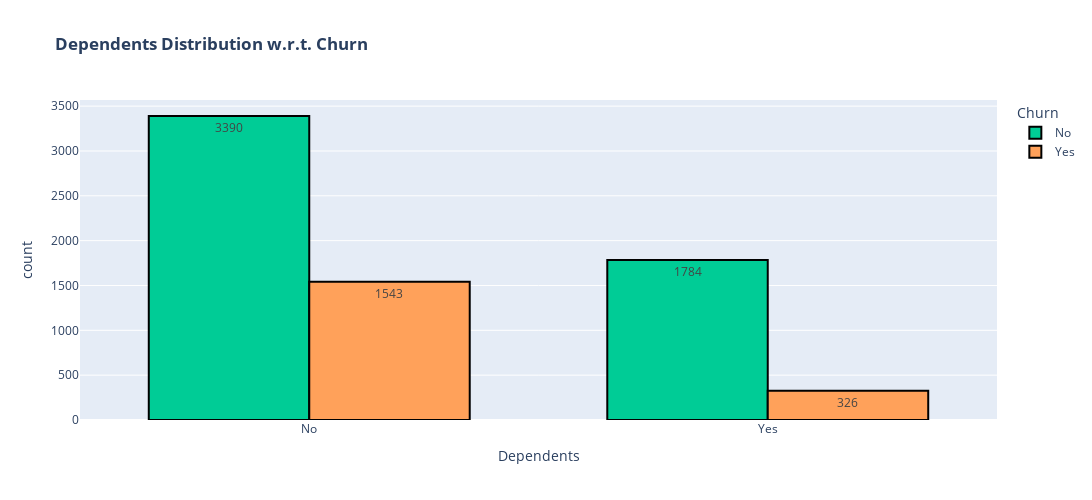

Source (notebook cell):
### Code cell
fig = px.histogram(data, x='Dependents', color='Churn', barmode='group', title='<b>Dependents Distribution w.r.t. Churn<b>',
                   color_discrete_sequence = ['#00CC96','#FFA15A'], text_auto=True)

fig.update_layout(width=1100, height=500, bargap=0.3)
fig.update_traces(marker_line_width=2,marker_line_color='black')

iplot(fig)

### Figure 1 — Plotly figure (JSON) as saved in the notebook; plotly's stock layout.template omitted (floating-point values rounded to 4 significant figures; data arrays with more than 128 entries replaced by an {"elided": "..."} marker saying what was removed)
{"data": [{"alignmentgroup": "True", "bingroup": "x", "hovertemplate": "Churn=No<br>Dependents=%{x}<br>count=%{y}<extra></extra>", "legendgroup": "No", "marker": {"color": "#00CC96", "line": {"color": "black", "width": 2}, "pattern": {"shape": ""}}, "name": "No", "offsetgroup": "No", "orientation": "v", "showlegend": true, "texttemplate": "%{value}", "x": {"elided": "5174 str values"}, "xaxis": "x", "yaxis": "y", "type": "histogram"}, {"alignmentgroup": "True", "bingroup": "x", "hovertemplate": "Churn=Yes<br>Dependents=%{x}<br>count=%{y}<extra></extra>", "legendgroup": "Yes", "marker": {"color": "#FFA15A", "line": {"color": "black", "width": 2}, "pattern": {"shape": ""}}, "name": "Yes", "offsetgroup": "Yes", "orientation": "v", "showlegend": true, "texttemplate": "%{value}", "x": {"elided": "1869 str values"}, "xaxis": "x", "yaxis": "y", "type": "histogram"}], "layout": {"bargap": 0.3, "barmode": "group", "height": 500, "legend": {"title": {"text": "Churn"}, "tracegroupgap": 0}, "title": {"text": "<b>Dependents Distribution w.r.t. Churn<b>"}, "width": 1100, "xaxis": {"anchor": "y", "domain": [0, 1], "title": {"text": "Dependents"}}, "yaxis": {"anchor": "x", "domain": [0, 1], "title": {"text": "count"}}}}
